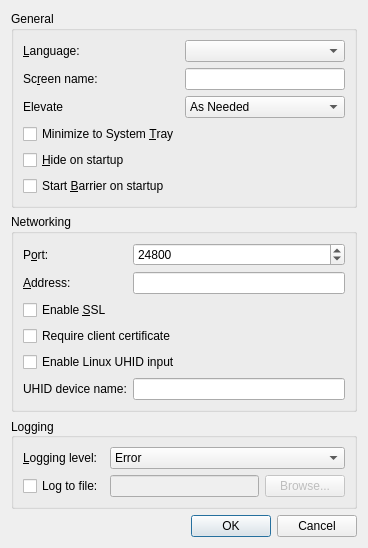
<?xml version="1.0" encoding="UTF-8"?>
<ui version="4.0">
 <class>SettingsDialogBase</class>
 <widget class="QDialog" name="SettingsDialogBase">
  <property name="geometry">
   <rect>
    <x>0</x>
    <y>0</y>
    <width>368</width>
    <height>428</height>
   </rect>
  </property>
  <property name="windowTitle">
   <string>Settings</string>
  </property>
  <layout class="QVBoxLayout" name="verticalLayout">
   <item>
    <widget class="QGroupBox" name="m_pGroupGeneral">
     <property name="enabled">
      <bool>true</bool>
     </property>
     <property name="sizePolicy">
      <sizepolicy hsizetype="Preferred" vsizetype="Preferred">
       <horstretch>0</horstretch>
       <verstretch>0</verstretch>
      </sizepolicy>
     </property>
     <property name="title">
      <string>General</string>
     </property>
     <layout class="QFormLayout" name="formLayout">
      <property name="fieldGrowthPolicy">
       <enum>QFormLayout::AllNonFixedFieldsGrow</enum>
      </property>
      <item row="0" column="0">
       <widget class="QLabel" name="m_pLabel_27">
        <property name="sizePolicy">
         <sizepolicy hsizetype="Preferred" vsizetype="Preferred">
          <horstretch>0</horstretch>
          <verstretch>0</verstretch>
         </sizepolicy>
        </property>
        <property name="minimumSize">
         <size>
          <width>75</width>
          <height>0</height>
         </size>
        </property>
        <property name="text">
         <string>&amp;Language:</string>
        </property>
        <property name="buddy">
         <cstring>m_pComboLanguage</cstring>
        </property>
       </widget>
      </item>
      <item row="0" column="1">
       <widget class="QComboBox" name="m_pComboLanguage"/>
      </item>
      <item row="1" column="0">
       <widget class="QLabel" name="m_pLabel_19">
        <property name="minimumSize">
         <size>
          <width>75</width>
          <height>0</height>
         </size>
        </property>
        <property name="text">
         <string>Sc&amp;reen name:</string>
        </property>
        <property name="buddy">
         <cstring>m_pLineEditScreenName</cstring>
        </property>
       </widget>
      </item>
      <item row="1" column="1">
       <widget class="QLineEdit" name="m_pLineEditScreenName">
        <property name="enabled">
         <bool>true</bool>
        </property>
       </widget>
      </item>
      <item row="2" column="0">
       <widget class="QLabel" name="m_pLabelElevate">
        <property name="text">
         <string>Elevate</string>
        </property>
       </widget>
      </item>
      <item row="2" column="1">
       <widget class="QComboBox" name="m_pComboElevate">
        <property name="toolTip">
         <string>Specify when the Barrier service should run at an elevated privilege level</string>
        </property>
        <property name="currentIndex">
         <number>0</number>
        </property>
        <item>
         <property name="text">
          <string>As Needed</string>
         </property>
        </item>
        <item>
         <property name="text">
          <string>Always</string>
         </property>
        </item>
        <item>
         <property name="text">
          <string>Never</string>
         </property>
        </item>
       </widget>
      </item>
      <item row="3" column="0">
       <widget class="QCheckBox" name="m_pCheckBoxMinimizeToTray">
        <property name="text">
         <string>Minimize to System &amp;Tray</string>
        </property>
       </widget>
      </item>
      <item row="4" column="0">
       <widget class="QCheckBox" name="m_pCheckBoxAutoHide">
        <property name="text">
         <string>&amp;Hide on startup</string>
        </property>
       </widget>
      </item>
      <item row="5" column="0">
       <widget class="QCheckBox" name="m_pCheckBoxAutoStart">
        <property name="text">
         <string>Start &amp;Barrier on startup</string>
        </property>
       </widget>
      </item>
     </layout>
    </widget>
   </item>
   <item>
    <widget class="QGroupBox" name="m_pGroupNetworking">
     <property name="title">
      <string>Networking</string>
     </property>
     <layout class="QGridLayout" name="gridLayout_3">
      <item row="1" column="0">
       <widget class="QLabel" name="m_pLabel_21">
        <property name="text">
         <string>&amp;Address:</string>
        </property>
        <property name="buddy">
         <cstring>m_pLineEditInterface</cstring>
        </property>
       </widget>
      </item>
      <item row="0" column="0">
       <widget class="QLabel" name="m_pLabel_20">
        <property name="text">
         <string>P&amp;ort:</string>
        </property>
        <property name="buddy">
         <cstring>m_pSpinBoxPort</cstring>
        </property>
       </widget>
      </item>
      <item row="0" column="1">
       <widget class="QSpinBox" name="m_pSpinBoxPort">
        <property name="enabled">
         <bool>true</bool>
        </property>
        <property name="sizePolicy">
         <sizepolicy hsizetype="MinimumExpanding" vsizetype="Fixed">
          <horstretch>0</horstretch>
          <verstretch>0</verstretch>
         </sizepolicy>
        </property>
        <property name="maximum">
         <number>65535</number>
        </property>
        <property name="value">
         <number>24800</number>
        </property>
       </widget>
      </item>
      <item row="1" column="1">
       <widget class="QLineEdit" name="m_pLineEditInterface">
        <property name="enabled">
         <bool>true</bool>
        </property>
       </widget>
      </item>
      <item row="2" column="0" colspan="2">
       <widget class="QCheckBox" name="m_pCheckBoxEnableCrypto">
        <property name="text">
         <string>Enable &amp;SSL</string>
        </property>
       </widget>
      </item>
      <item row="3" column="0" colspan="2">
       <widget class="QCheckBox" name="checkbox_require_client_certificate">
        <property name="text">
         <string>Require client certificate</string>
        </property>
       </widget>
      </item>
      <item row="4" column="0" colspan="2">
       <widget class="QCheckBox" name="m_pCheckBoxEnableUhid">
        <property name="text">
         <string>Enable Linux UHID input</string>
        </property>
       </widget>
      </item>
      <item row="5" column="0">
       <widget class="QLabel" name="m_pLabelUhidName">
        <property name="text">
         <string>UHID device name:</string>
        </property>
        <property name="buddy">
         <cstring>m_pLineEditUhidName</cstring>
        </property>
       </widget>
      </item>
      <item row="5" column="1">
       <widget class="QLineEdit" name="m_pLineEditUhidName"/>
      </item>
     </layout>
    </widget>
   </item>
   <item>
    <widget class="QGroupBox" name="m_pGroupLog">
     <property name="sizePolicy">
      <sizepolicy hsizetype="Preferred" vsizetype="Preferred">
       <horstretch>0</horstretch>
       <verstretch>0</verstretch>
      </sizepolicy>
     </property>
     <property name="title">
      <string>Logging</string>
     </property>
     <property name="alignment">
      <set>Qt::AlignLeading|Qt::AlignLeft|Qt::AlignVCenter</set>
     </property>
     <property name="flat">
      <bool>false</bool>
     </property>
     <layout class="QGridLayout" name="gridLayout_2">
      <item row="1" column="0">
       <widget class="QCheckBox" name="m_pCheckBoxLogToFile">
        <property name="text">
         <string>Log to file:</string>
        </property>
       </widget>
      </item>
      <item row="1" column="2">
       <widget class="QPushButton" name="m_pButtonBrowseLog">
        <property name="enabled">
         <bool>false</bool>
        </property>
        <property name="text">
         <string>Browse...</string>
        </property>
       </widget>
      </item>
      <item row="0" column="1" colspan="2">
       <widget class="QComboBox" name="m_pComboLogLevel">
        <item>
         <property name="text">
          <string>Error</string>
         </property>
        </item>
        <item>
         <property name="text">
          <string>Warning</string>
         </property>
        </item>
        <item>
         <property name="text">
          <string>Note</string>
         </property>
        </item>
        <item>
         <property name="text">
          <string>Info</string>
         </property>
        </item>
        <item>
         <property name="text">
          <string>Debug</string>
         </property>
        </item>
        <item>
         <property name="text">
          <string>Debug1</string>
         </property>
        </item>
        <item>
         <property name="text">
          <string>Debug2</string>
         </property>
        </item>
       </widget>
      </item>
      <item row="0" column="0">
       <widget class="QLabel" name="m_pLabel_3">
        <property name="minimumSize">
         <size>
          <width>75</width>
          <height>0</height>
         </size>
        </property>
        <property name="text">
         <string>&amp;Logging level:</string>
        </property>
        <property name="buddy">
         <cstring>m_pComboLogLevel</cstring>
        </property>
       </widget>
      </item>
      <item row="1" column="1">
       <widget class="QLineEdit" name="m_pLineEditLogFilename">
        <property name="enabled">
         <bool>false</bool>
        </property>
       </widget>
      </item>
     </layout>
    </widget>
   </item>
   <item>
    <spacer name="verticalSpacer">
     <property name="orientation">
      <enum>Qt::Vertical</enum>
     </property>
     <property name="sizeHint" stdset="0">
      <size>
       <width>20</width>
       <height>40</height>
      </size>
     </property>
    </spacer>
   </item>
   <item>
    <widget class="QDialogButtonBox" name="buttonBox">
     <property name="orientation">
      <enum>Qt::Horizontal</enum>
     </property>
     <property name="standardButtons">
      <set>QDialogButtonBox::Cancel|QDialogButtonBox::Ok</set>
     </property>
    </widget>
   </item>
  </layout>
 </widget>
 <tabstops>
  <tabstop>m_pComboLanguage</tabstop>
  <tabstop>m_pLineEditScreenName</tabstop>
  <tabstop>m_pComboElevate</tabstop>
  <tabstop>m_pCheckBoxMinimizeToTray</tabstop>
  <tabstop>m_pCheckBoxAutoHide</tabstop>
  <tabstop>m_pCheckBoxAutoStart</tabstop>
  <tabstop>m_pSpinBoxPort</tabstop>
  <tabstop>m_pLineEditInterface</tabstop>
  <tabstop>m_pCheckBoxEnableCrypto</tabstop>
  <tabstop>m_pCheckBoxEnableUhid</tabstop>
  <tabstop>m_pLineEditUhidName</tabstop>
  <tabstop>m_pComboLogLevel</tabstop>
  <tabstop>m_pCheckBoxLogToFile</tabstop>
  <tabstop>m_pLineEditLogFilename</tabstop>
  <tabstop>m_pButtonBrowseLog</tabstop>
 </tabstops>
 <resources/>
 <connections>
  <connection>
   <sender>buttonBox</sender>
   <signal>accepted()</signal>
   <receiver>SettingsDialogBase</receiver>
   <slot>accept()</slot>
   <hints>
    <hint type="sourcelabel">
     <x>266</x>
     <y>340</y>
    </hint>
    <hint type="destinationlabel">
     <x>157</x>
     <y>274</y>
    </hint>
   </hints>
  </connection>
  <connection>
   <sender>buttonBox</sender>
   <signal>rejected()</signal>
   <receiver>SettingsDialogBase</receiver>
   <slot>reject()</slot>
   <hints>
    <hint type="sourcelabel">
     <x>334</x>
     <y>340</y>
    </hint>
    <hint type="destinationlabel">
     <x>286</x>
     <y>274</y>
    </hint>
   </hints>
  </connection>
 </connections>
</ui>
